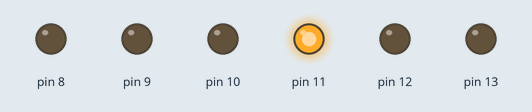
This sketch was run on a simulated Arduino Uno, built with avr-gcc and run on an emulated ATmega328P. Shown: output pins drawn as LEDs (lit = HIGH).

Above: at 0.2 s.
At 0.7 s:
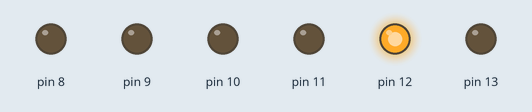
At 2.7 s:
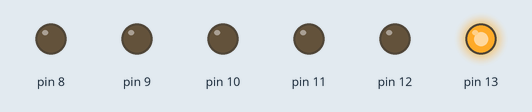
Timing chart, 0 to 3.5 s (numbered marks = the images above):
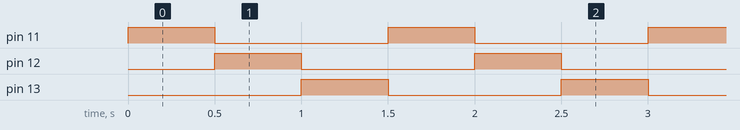

The sketch:

lighttry.ino
```cpp
//Traffic light using port manipulation
int speed = 500 ;

void setup()
{
DDRB = B111111;
}

void loop ()
{
  PORTB = B001000;
  delay(speed);
  PORTB = B010000;
  delay(speed);
  PORTB = B100000;
  delay(speed);
}
```

Measured:
- by itself, pin 11–13: alternates HIGH for 0.50 s and LOW for 1.0 s
- by itself, everything shown: repeats every 1.5 s, in 3 steps
